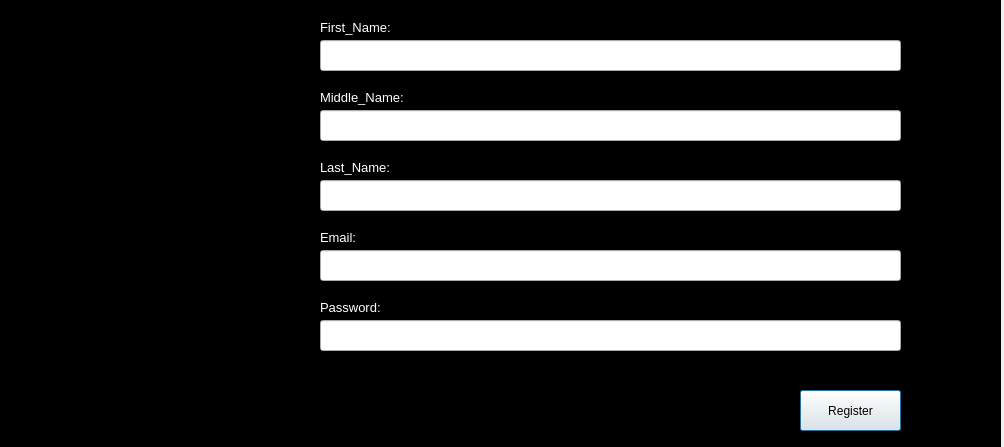
<?xml version="1.0" encoding="UTF-8"?>
<ui version="4.0">
 <class>registrationform</class>
 <widget class="QDialog" name="registrationform">
  <property name="geometry">
   <rect>
    <x>0</x>
    <y>0</y>
    <width>1004</width>
    <height>447</height>
   </rect>
  </property>
  <property name="windowTitle">
   <string>Dialog</string>
  </property>
  <widget class="QLabel" name="label">
   <property name="geometry">
    <rect>
     <x>0</x>
     <y>0</y>
     <width>1001</width>
     <height>471</height>
    </rect>
   </property>
   <property name="styleSheet">
    <string notr="true">background-color: rgb(0, 0, 0);</string>
   </property>
   <property name="text">
    <string>TextLabel</string>
   </property>
  </widget>
  <widget class="QLabel" name="label_2">
   <property name="geometry">
    <rect>
     <x>320</x>
     <y>20</y>
     <width>71</width>
     <height>16</height>
    </rect>
   </property>
   <property name="text">
    <string>&lt;html&gt;&lt;head/&gt;&lt;body&gt;&lt;p&gt;&lt;span style=&quot; font-size:10pt; color:#ffffff;&quot;&gt;First_Name:&lt;/span&gt;&lt;/p&gt;&lt;/body&gt;&lt;/html&gt;</string>
   </property>
  </widget>
  <widget class="QLabel" name="label_4">
   <property name="geometry">
    <rect>
     <x>320</x>
     <y>90</y>
     <width>91</width>
     <height>16</height>
    </rect>
   </property>
   <property name="text">
    <string>&lt;html&gt;&lt;head/&gt;&lt;body&gt;&lt;p&gt;&lt;span style=&quot; font-size:10pt; color:#ffffff;&quot;&gt;Middle_Name:&lt;/span&gt;&lt;/p&gt;&lt;/body&gt;&lt;/html&gt;</string>
   </property>
  </widget>
  <widget class="QLabel" name="label_6">
   <property name="geometry">
    <rect>
     <x>320</x>
     <y>160</y>
     <width>81</width>
     <height>16</height>
    </rect>
   </property>
   <property name="text">
    <string>&lt;html&gt;&lt;head/&gt;&lt;body&gt;&lt;p&gt;&lt;span style=&quot; font-size:10pt; color:#ffffff;&quot;&gt;Last_Name:&lt;/span&gt;&lt;/p&gt;&lt;/body&gt;&lt;/html&gt;</string>
   </property>
  </widget>
  <widget class="QLabel" name="label_8">
   <property name="geometry">
    <rect>
     <x>320</x>
     <y>230</y>
     <width>47</width>
     <height>13</height>
    </rect>
   </property>
   <property name="text">
    <string>&lt;html&gt;&lt;head/&gt;&lt;body&gt;&lt;p&gt;&lt;span style=&quot; font-size:10pt; color:#ffffff;&quot;&gt;Email:&lt;/span&gt;&lt;/p&gt;&lt;/body&gt;&lt;/html&gt;</string>
   </property>
  </widget>
  <widget class="QLabel" name="label_10">
   <property name="geometry">
    <rect>
     <x>320</x>
     <y>300</y>
     <width>71</width>
     <height>16</height>
    </rect>
   </property>
   <property name="text">
    <string>&lt;html&gt;&lt;head/&gt;&lt;body&gt;&lt;p&gt;&lt;span style=&quot; font-size:10pt; color:#ffffff;&quot;&gt;Password:&lt;/span&gt;&lt;/p&gt;&lt;/body&gt;&lt;/html&gt;</string>
   </property>
  </widget>
  <widget class="QLineEdit" name="lineEdit">
   <property name="geometry">
    <rect>
     <x>320</x>
     <y>320</y>
     <width>581</width>
     <height>31</height>
    </rect>
   </property>
  </widget>
  <widget class="QPushButton" name="pushButton">
   <property name="geometry">
    <rect>
     <x>800</x>
     <y>390</y>
     <width>101</width>
     <height>41</height>
    </rect>
   </property>
   <property name="text">
    <string>Register</string>
   </property>
  </widget>
  <widget class="QLineEdit" name="lineEdit_2">
   <property name="geometry">
    <rect>
     <x>320</x>
     <y>250</y>
     <width>581</width>
     <height>31</height>
    </rect>
   </property>
  </widget>
  <widget class="QLineEdit" name="lineEdit_3">
   <property name="geometry">
    <rect>
     <x>320</x>
     <y>180</y>
     <width>581</width>
     <height>31</height>
    </rect>
   </property>
  </widget>
  <widget class="QLineEdit" name="lineEdit_4">
   <property name="geometry">
    <rect>
     <x>320</x>
     <y>110</y>
     <width>581</width>
     <height>31</height>
    </rect>
   </property>
  </widget>
  <widget class="QLineEdit" name="lineEdit_5">
   <property name="geometry">
    <rect>
     <x>320</x>
     <y>40</y>
     <width>581</width>
     <height>31</height>
    </rect>
   </property>
  </widget>
 </widget>
 <resources/>
 <connections/>
</ui>
